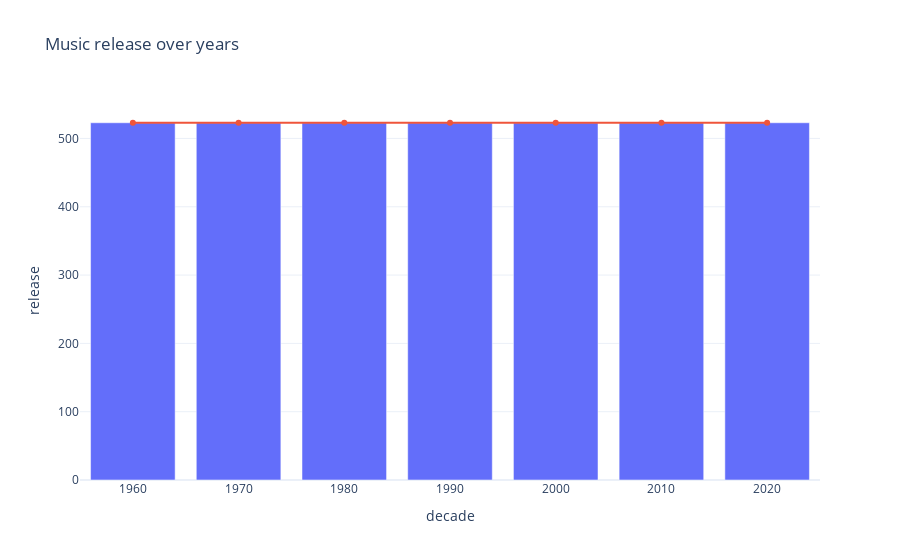

Notebook code cell kept with this figure:
### Code cell
# check the distribution of the sample
barplot_by_decade(sdf)

### Figure 1 — Plotly figure (JSON) as saved in the notebook; plotly's stock layout.template omitted (floating-point values rounded to 4 significant figures)
{"data": [{"showlegend": false, "type": "bar", "x": [1960, 1970, 1980, 1990, 2000, 2010, 2020], "y": [523, 523, 523, 523, 523, 523, 523]}, {"mode": "markers+lines", "name": "trend", "showlegend": false, "type": "scatter", "x": [1960, 1970, 1980, 1990, 2000, 2010, 2020], "y": [523, 523, 523, 523, 523, 523, 523]}], "layout": {"title": {"text": "Music release over years"}, "xaxis": {"title": {"text": "decade"}}, "yaxis": {"title": {"text": "release"}}}}
